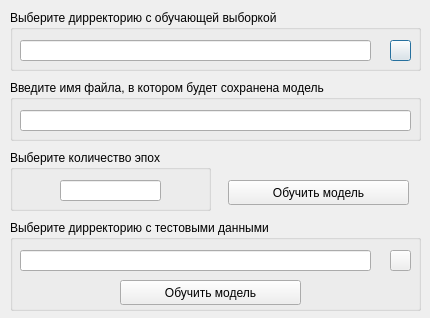
<?xml version="1.0" encoding="UTF-8"?>
<ui version="4.0">
 <class>Dialog</class>
 <widget class="QDialog" name="Dialog">
  <property name="geometry">
   <rect>
    <x>0</x>
    <y>0</y>
    <width>430</width>
    <height>318</height>
   </rect>
  </property>
  <property name="windowTitle">
   <string>Dialog</string>
  </property>
  <widget class="QGroupBox" name="groupBox">
   <property name="geometry">
    <rect>
     <x>10</x>
     <y>10</y>
     <width>411</width>
     <height>61</height>
    </rect>
   </property>
   <property name="locale">
    <locale language="Russian" country="Russia"/>
   </property>
   <property name="title">
    <string>Выберите дирректорию с обучающей выборкой</string>
   </property>
   <widget class="QLineEdit" name="lineEdit_path_img">
    <property name="geometry">
     <rect>
      <x>10</x>
      <y>30</y>
      <width>351</width>
      <height>21</height>
     </rect>
    </property>
   </widget>
   <widget class="QPushButton" name="pushButton_select_img">
    <property name="geometry">
     <rect>
      <x>380</x>
      <y>30</y>
      <width>21</width>
      <height>21</height>
     </rect>
    </property>
    <property name="text">
     <string/>
    </property>
    <property name="icon">
     <iconset>
      <normaloff>../data/etc/file_manager.jpg</normaloff>../data/etc/file_manager.jpg</iconset>
    </property>
   </widget>
  </widget>
  <widget class="QGroupBox" name="groupBox_model">
   <property name="geometry">
    <rect>
     <x>10</x>
     <y>80</y>
     <width>411</width>
     <height>61</height>
    </rect>
   </property>
   <property name="title">
    <string>Введите имя файла, в котором будет сохранена модель</string>
   </property>
   <widget class="QLineEdit" name="lineEdit_name_file">
    <property name="geometry">
     <rect>
      <x>10</x>
      <y>30</y>
      <width>391</width>
      <height>21</height>
     </rect>
    </property>
   </widget>
  </widget>
  <widget class="QGroupBox" name="groupBox_epochs">
   <property name="geometry">
    <rect>
     <x>10</x>
     <y>150</y>
     <width>201</width>
     <height>61</height>
    </rect>
   </property>
   <property name="title">
    <string>Выберите количество эпох</string>
   </property>
   <widget class="QLineEdit" name="lineEdit_epochs">
    <property name="geometry">
     <rect>
      <x>50</x>
      <y>30</y>
      <width>101</width>
      <height>21</height>
     </rect>
    </property>
   </widget>
  </widget>
  <widget class="QPushButton" name="pushButton">
   <property name="geometry">
    <rect>
     <x>228</x>
     <y>180</y>
     <width>181</width>
     <height>25</height>
    </rect>
   </property>
   <property name="text">
    <string>Обучить модель</string>
   </property>
  </widget>
  <widget class="QGroupBox" name="groupBox_test">
   <property name="geometry">
    <rect>
     <x>10</x>
     <y>220</y>
     <width>411</width>
     <height>91</height>
    </rect>
   </property>
   <property name="locale">
    <locale language="Russian" country="Russia"/>
   </property>
   <property name="title">
    <string>Выберите дирректорию c тестовыми данными</string>
   </property>
   <widget class="QLineEdit" name="lineEdit_path_img_test">
    <property name="geometry">
     <rect>
      <x>10</x>
      <y>30</y>
      <width>351</width>
      <height>21</height>
     </rect>
    </property>
   </widget>
   <widget class="QPushButton" name="pushButton_select_img_test">
    <property name="geometry">
     <rect>
      <x>380</x>
      <y>30</y>
      <width>21</width>
      <height>21</height>
     </rect>
    </property>
    <property name="text">
     <string/>
    </property>
    <property name="icon">
     <iconset>
      <normaloff>../data/etc/file_manager.jpg</normaloff>../data/etc/file_manager.jpg</iconset>
    </property>
   </widget>
   <widget class="QPushButton" name="pushButton_test">
    <property name="geometry">
     <rect>
      <x>110</x>
      <y>60</y>
      <width>181</width>
      <height>25</height>
     </rect>
    </property>
    <property name="text">
     <string>Обучить модель</string>
    </property>
   </widget>
  </widget>
 </widget>
 <resources/>
 <connections/>
</ui>
